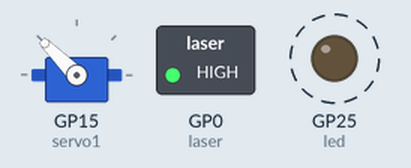
Recording of a program running on a simulated Raspberry Pi Pico running MicroPython. Parts: servo, switched loads named in the program (green lamp = pin HIGH), output pins drawn as LEDs (lit = HIGH). Dashed ring = blinking. Servo angles are drawn from the pulse width (0.5 ms = 0°, 2.5 ms = 180°).

Above: at 0.2 s.
Timing chart, 0 to 3.0 s (numbered marks = the images above):
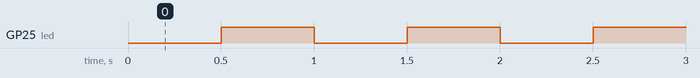

Measured:
- by itself, GP25 (led): alternates HIGH for 0.50 s and LOW for 0.50 s

The program:

random_servo_0.4.py
```python
from machine import Pin, PWM
import time

delay = 0.5

led = Pin(25, Pin.OUT)
led.value(1)

laser = Pin(0, Pin.OUT)
laser.value(1)


class Servo(PWM):
    def __init__(self, pin: Pin):
        super().__init__(pin)
    def duty(self,d):
        super().duty_u16(65535*d//1000)

servo1 = Servo(Pin(15))
servo1.freq(50)
servo1.duty(500)

#range = [814000,1507000,2200000,1507000]
range = [100,500,900,500]

while True:
    for pos in range:
        servo1.duty(pos)
        led.toggle()
        time.sleep(delay)
```
